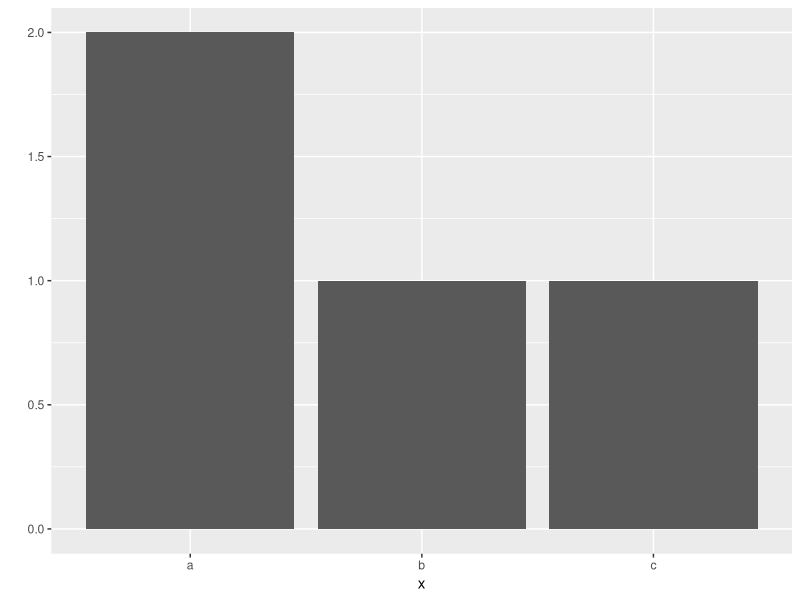
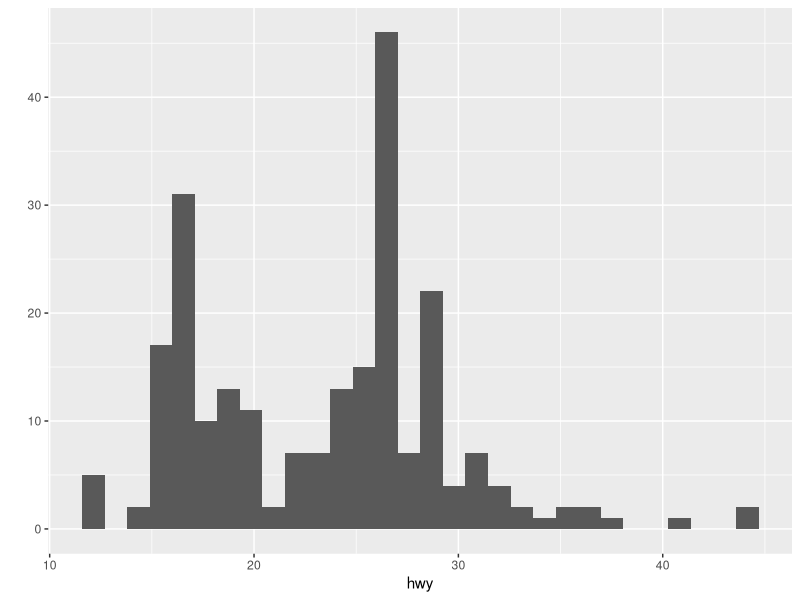
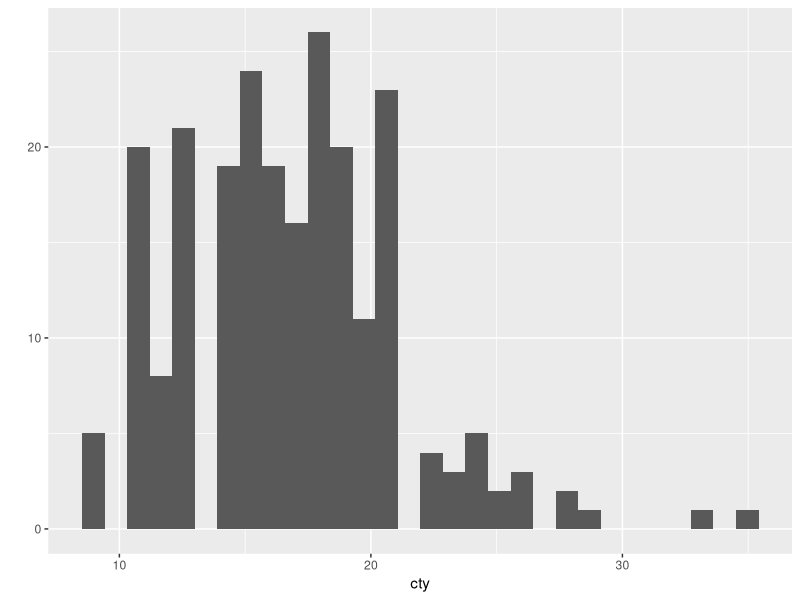
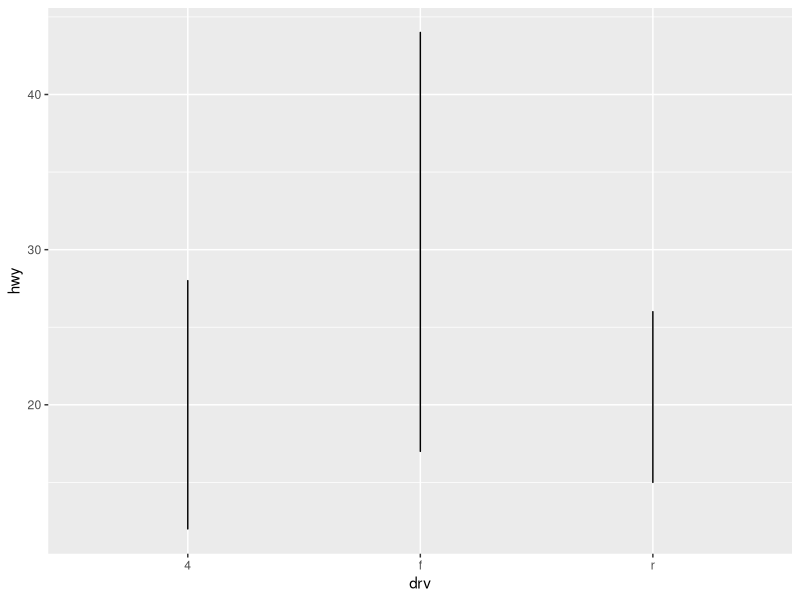
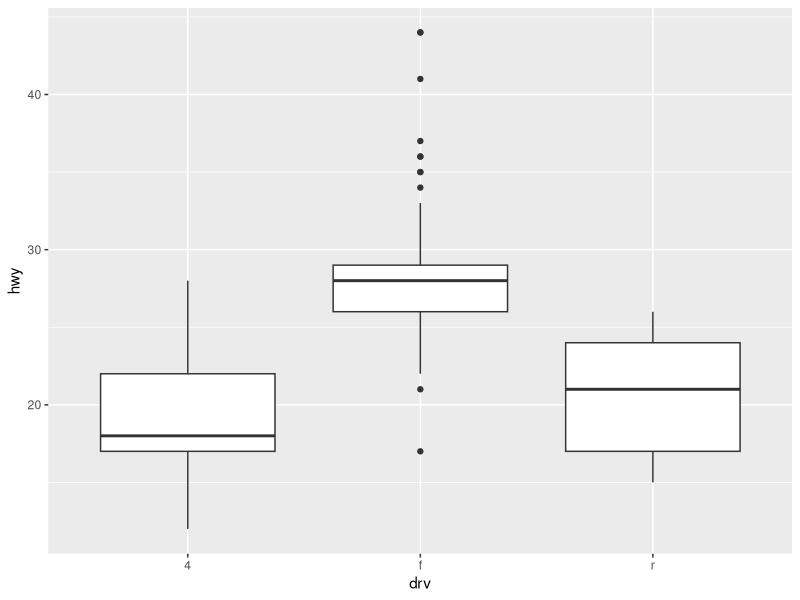
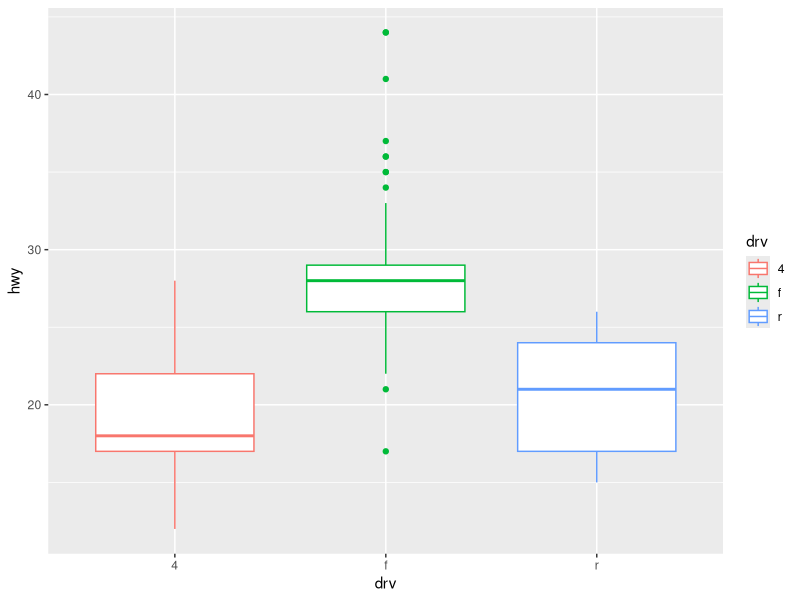

The R script that drew these images, in order:
#install.packages("ggplot2")
library(ggplot2)#패키지 목록체크와 동일한 기능. 

x <- c("a","a","b","c")
x

qplot(x)

#미국환경보호국에서 공개한 자료로 mpg는 캘런
#hwy는 자동차가 고속도로에서 1캘런에 몇 마일 변수(연비)
#data에 mpg, x축에  hwy 변수 지정해서 그래프로 출력 
#mpg의 도시연비 cty와 고속도로 연비hwy를 합하여 통합연비라는 새로운변수를 구할 수 있다. 
qplot(data=mpg, x=hwy)

?qplot

#x축 
qplot(data=mpg, x=cty)

#x축 drv, y축 hwy, 선 그래프 형태 
qplot(data=mpg, x=drv,y=hwy,geom="line")

#x축 drv, y축 hwy, 박스 그래프 형태 
qplot(data=mpg, x=drv,y=hwy,geom="boxplot")

#x축 drv, y축 hwy, 박스 그래프 형태, drv별 색 표현 
qplot(data=mpg, x=drv,y=hwy,geom="boxplot", color=drv)


